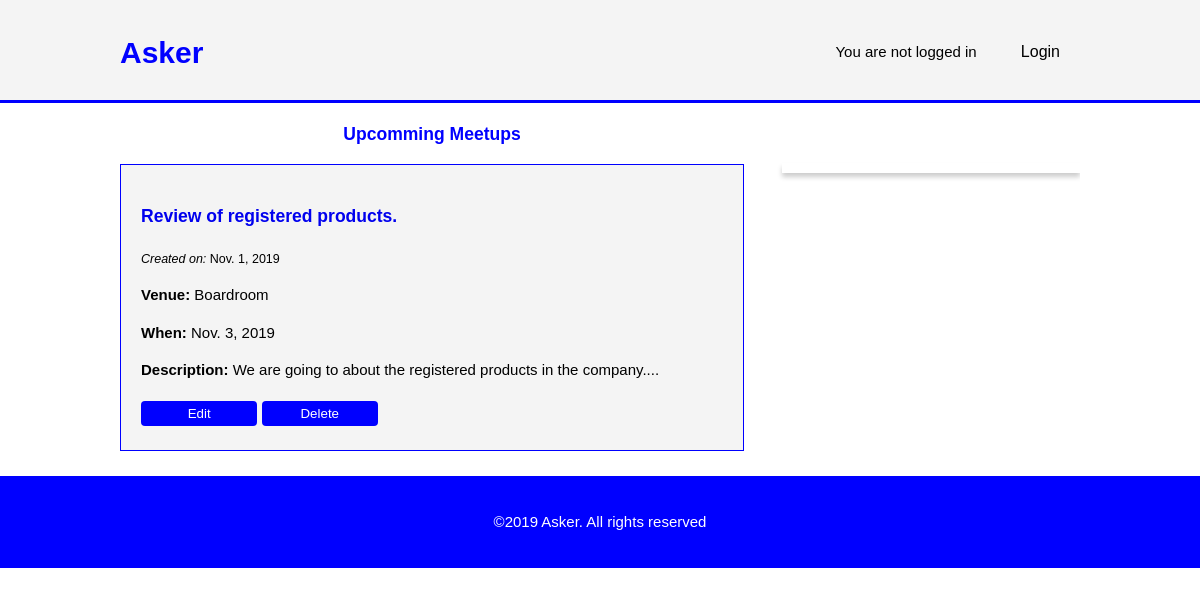
Page /home/ on the earlier database version.
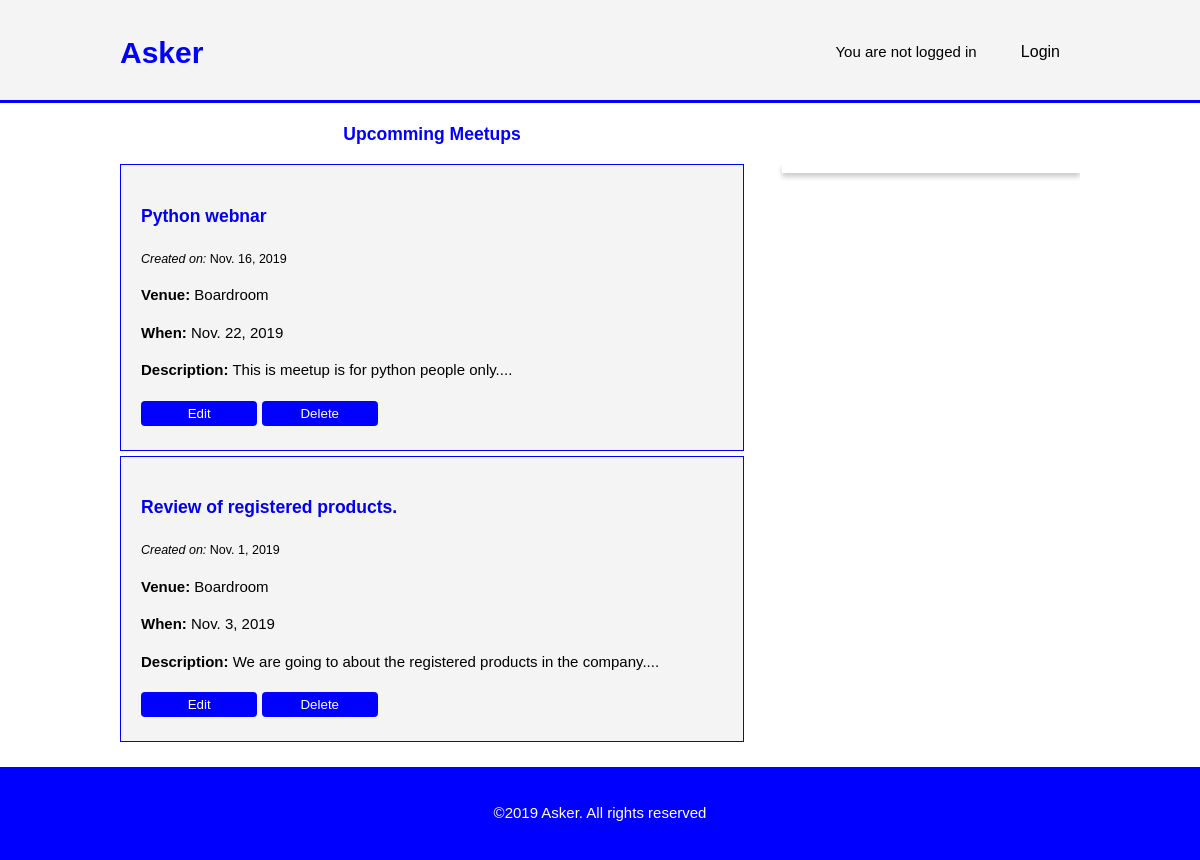
Same page on the later database version.
### meetup/models.py (models this page shows, shortened)
class Meetup(models.Model):
    created_by = models.ForeignKey(User, on_delete=models.CASCADE, null=True, related_name='meetings')
    title = models.CharField(max_length=200)
    venue = models.CharField(max_length=100)
    created_on = models.DateTimeField(default=timezone.now)
    when = models.DateField()
    description = models.TextField()

### meetup/views.py (the view)
# urls.py: path('home/', views.home, name='home'),
def home(request):
    meetups = Meetup.objects.all().order_by('title')
    return render(request, 'home.html', {'meetups': meetups})

### meetup/templates/home.html (shortened to what this page needs)
<!DOCTYPE html>
<html>
<head>
    <link rel="stylesheet" href="../static/css/home.css">
</head>
<body>
    <header>
        <div class="container">
            <div id="branding">
                <h1><span class="highlight"> Asker</span></h1>
            </div>
            <nav>
                <ul>
                    {% if user.is_authenticated %}
                    <li>
                        Welcome {user.username}}
                    </li>
                    <li><a href="/profile">Profile</a></li>
                    <li>
                        <a href="{% url 'logout' %}">Logout</a>
                    </li>
                    {% else %}
                    <li>
                        You are not logged in
                    </li>
                    <li>
                        <a href="{% url 'login' %}">Login</a>
                    </li>
                    {% endif %}
                </ul>
            </nav>
        </div>
    </header>
    <section id="main">
        <div class="container">
            <article id="main-col">
                <h1>Upcomming Meetups</h1>
        {% if meetups %}
        <ul id="questions">
          {% for meetup in meetups %}
          <li>
            <h3>
              <a href="{% url 'detail' meetup.id %}">{{ meetup.title }}</a>
            </h3>
            <small><i>Created on:</i>
              {{ meetup.created_on.date }}
            </small>
            <p><strong>Venue:</strong> {{ meetup.venue }}</p>
            <p><strong>When:</strong> {{ meetup.when }}</p>
            <p><strong>Description:</strong> {{ meetup.description|slice:":400" }}...</p>
            <form action="edit_meetup.html">
              <button type="submit" class="button">Edit</button>
              <button type="submit" class="button" disabled>Delete</button>
            </form>
          </li>
          {% endfor %}
        </ul>
        {% else %}
        <p>No Meetups are available.</p>
        {% endif %}
            </article>
            <aside id="sidebar">
            </aside>
        </div>
    </section>
    <footer>
        <p>&copy;2019 Asker. All rights reserved</p>
    </footer>
</body>
</html>

Differences in the rows shown:
added Meetup: title "Python webnar", created_on "Nov. 16, 2019", venue "Boardroom", when "Nov. 22, 2019", description "This is meetup is for python people only."
